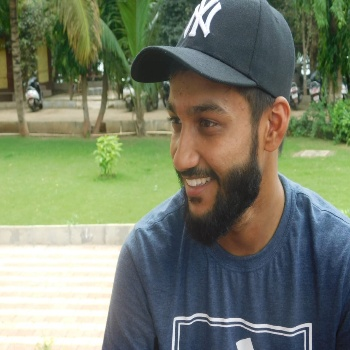
#> input picture taha.jpg, 350 x 350 px
$ python edge_detect.py
#> lines starting #> are read from the running program, lines starting #| are printed output that depends on the picture
import cv2
import numpy as np
from matplotlib import pyplot as plt

img = cv2.imread("taha.jpg", cv2.IMREAD_GRAYSCALE)
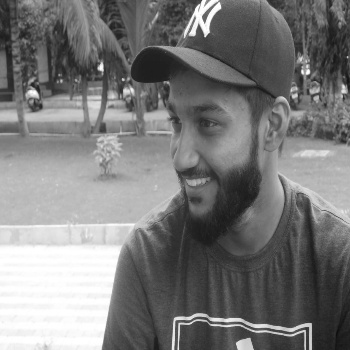
#> img: shape (350, 350); min 14, max 255, mean 122.2
canny = cv2.Canny(img,50,200)
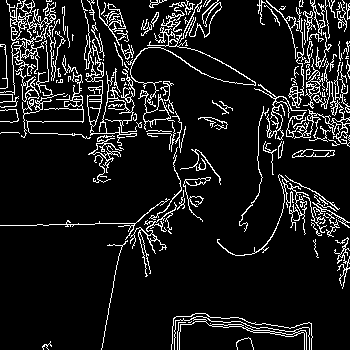
#> canny: shape (350, 350); 10.2% white in thin lines or dots
titles = ['image','canny']
images = [img,canny]
for i in range(2):
    plt.subplot(1,2,i+1), plt.imshow(images[i],'gray')
    plt.title(titles[i])
    plt.xticks([1]), plt.yticks([1])
plt.show()
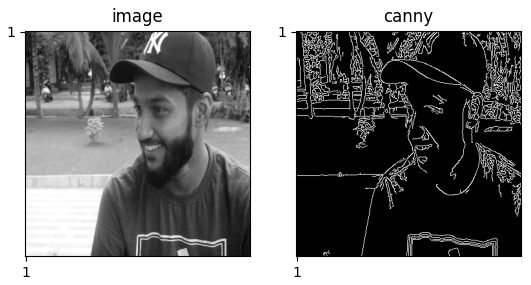
#> figure drawn by matplotlib, 2 panels

$ run again, with eye-template.jpg copied over taha.jpg
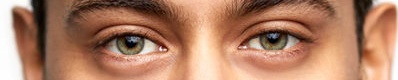
#> input picture eye-template.jpg, 398 x 80 px
#> `canny = cv2.Canny(img,50,200)`:
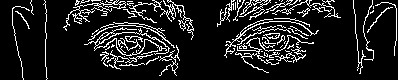
#> canny: shape (80, 398); 12.3% white in thin lines or dots
#> `plt.show()`:
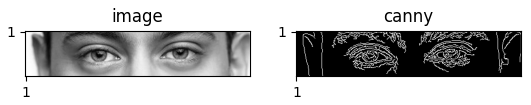
#> figure drawn by matplotlib, 2 panels
